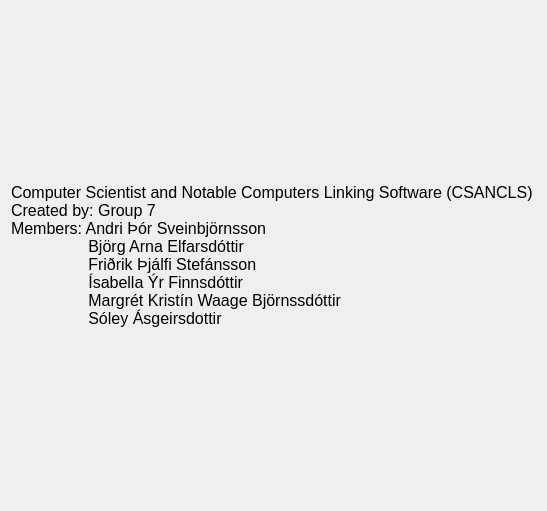
<?xml version="1.0" encoding="UTF-8"?>
<ui version="4.0">
 <class>About</class>
 <widget class="QDialog" name="About">
  <property name="geometry">
   <rect>
    <x>0</x>
    <y>0</y>
    <width>547</width>
    <height>511</height>
   </rect>
  </property>
  <property name="windowTitle">
   <string>About</string>
  </property>
  <property name="windowIcon">
   <iconset>
    <normaloff>Link.png</normaloff>Link.png</iconset>
  </property>
  <layout class="QGridLayout" name="gridLayout">
   <item row="0" column="0">
    <widget class="QLabel" name="label">
     <property name="font">
      <font>
       <pointsize>12</pointsize>
      </font>
     </property>
     <property name="text">
      <string>Computer Scientist and Notable Computers Linking Software (CSANCLS)
Created by: Group 7
Members: Andri Þór Sveinbjörnsson
	   Björg Arna Elfarsdóttir    
	   Friðrik Þjálfi Stefánsson        
	   Ísabella Ýr Finnsdóttir       
	   Margrét Kristín Waage Björnssdóttir       
	   Sóley Ásgeirsdottir</string>
     </property>
    </widget>
   </item>
  </layout>
 </widget>
 <resources/>
 <connections/>
</ui>
